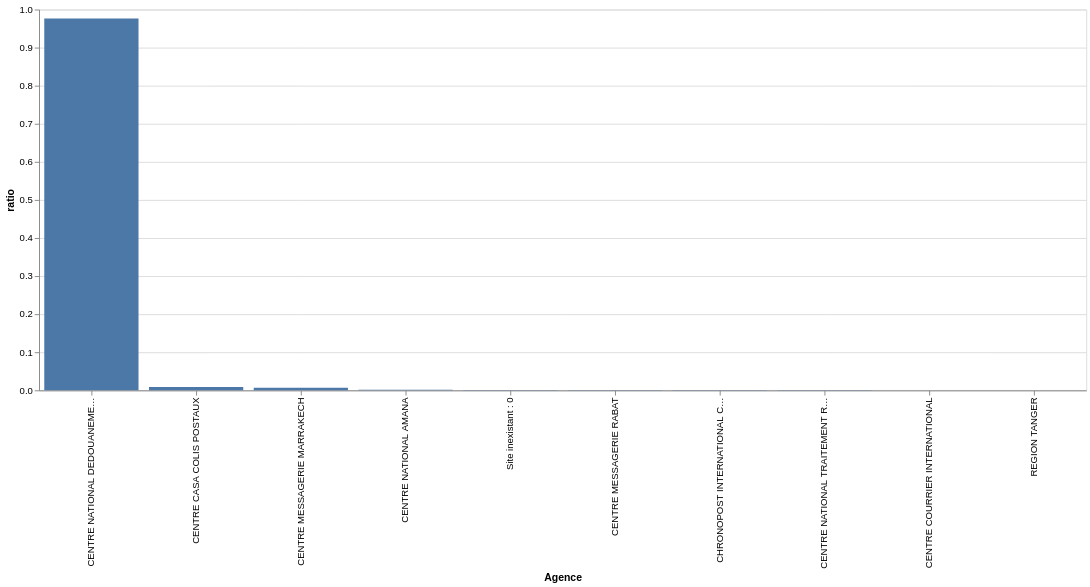

Notebook code cell kept with this figure:
### Code cell
# importlib.reload(lib)
lib.plot_ratio_bar_chart(
    operations,
    pl.col("Agence").last().over("id"),
    pl.col("id").unique().len(),
)

### Figure 1 — Vega specification as saved in the notebook (floating-point values rounded to 4 significant figures)
{"$schema": "https://vega.github.io/schema/vega/v6.json", "data": [{"name": "source_0", "values": [{"Agence": "CENTRE NATIONAL DEDOUANEMENT POSTAL", "count": 167977, "cum_count": 167977, "cum_ratio": 0.9761, "ratio": 0.9761, "ratio_end": 0.9761, "ratio_start": 0.0}, {"Agence": "CENTRE CASA COLIS POSTAUX", "count": 1479, "cum_count": 169456, "cum_ratio": 0.9847, "ratio": 0.008595, "ratio_end": 0.008595, "ratio_start": 0.0}, {"Agence": "CENTRE MESSAGERIE MARRAKECH", "count": 1166, "cum_count": 170622, "cum_ratio": 0.9915, "ratio": 0.006776, "ratio_end": 0.006776, "ratio_start": 0.0}, {"Agence": "CENTRE NATIONAL AMANA", "count": 312, "cum_count": 170934, "cum_ratio": 0.9933, "ratio": 0.001813, "ratio_end": 0.001813, "ratio_start": 0.0}, {"Agence": "Site inexistant : 0", "count": 178, "cum_count": 171112, "cum_ratio": 0.9943, "ratio": 0.001034, "ratio_end": 0.001034, "ratio_start": 0.0}, {"Agence": "CENTRE MESSAGERIE RABAT", "count": 164, "cum_count": 171276, "cum_ratio": 0.9953, "ratio": 0.000953, "ratio_end": 0.000953, "ratio_start": 0.0}, {"Agence": "CHRONOPOST INTERNATIONAL CASA", "count": 122, "cum_count": 171398, "cum_ratio": 0.996, "ratio": 0.0007089, "ratio_end": 0.0007089, "ratio_start": 0.0}, {"Agence": "CENTRE NATIONAL TRAITEMENT REBUTS", "count": 99, "cum_count": 171497, "cum_ratio": 0.9966, "ratio": 0.0005753, "ratio_end": 0.0005753, "ratio_start": 0.0}, {"Agence": "CENTRE COURRIER INTERNATIONAL", "count": 65, "cum_count": 171562, "cum_ratio": 0.997, "ratio": 0.0003777, "ratio_end": 0.0003777, "ratio_start": 0.0}, {"Agence": "REGION TANGER", "count": 58, "cum_count": 171620, "cum_ratio": 0.9973, "ratio": 0.000337, "ratio_end": 0.000337, "ratio_start": 0.0}]}, {"name": "source_0_x_domain_Agence", "values": [{"Agence": "CENTRE NATIONAL DEDOUANEMENT POSTAL"}, {"Agence": "CENTRE CASA COLIS POSTAUX"}, {"Agence": "CENTRE MESSAGERIE MARRAKECH"}, {"Agence": "CENTRE NATIONAL AMANA"}, {"Agence": "Site inexistant : 0"}, {"Agence": "CENTRE MESSAGERIE RABAT"}, {"Agence": "CHRONOPOST INTERNATIONAL CASA"}, {"Agence": "CENTRE NATIONAL TRAITEMENT REBUTS"}, {"Agence": "CENTRE COURRIER INTERNATIONAL"}, {"Agence": "REGION TANGER"}]}], "marks": [{"type": "rect", "name": "marks", "from": {"data": "source_0"}, "encode": {"update": {"fill": {"value": "#4c78a8"}, "x": {"field": "Agence", "scale": "x"}, "tooltip": {"signal": "{\"count\": format(datum[\"count\"], \"\"), \"cum_count\": format(datum[\"cum_count\"], \"\"), \"ratio\": format(datum[\"ratio\"], \"\"), \"cum_ratio\": format(datum[\"cum_ratio\"], \"\")}"}, "width": {"signal": "max(0.25, bandwidth('x'))"}, "y": {"field": "ratio_end", "scale": "y"}, "y2": {"field": "ratio_start", "scale": "y"}}}, "style": ["bar"]}], "scales": [{"name": "x", "type": "band", "domain": {"data": "source_0_x_domain_Agence", "field": "Agence"}, "range": [0, {"signal": "width"}], "paddingInner": 0.1, "paddingOuter": 0.05}, {"name": "y", "type": "linear", "domain": {"data": "source_0", "fields": ["ratio_start", "ratio_end"]}, "range": [{"signal": "height"}, 0], "nice": true, "zero": true}], "axes": [{"scale": "y", "tickCount": {"signal": "ceil(height/40)"}, "domain": false, "orient": "left", "minExtent": 0, "labels": false, "ticks": false, "maxExtent": 0, "grid": true, "zindex": 0, "aria": false, "gridScale": "x"}, {"scale": "x", "title": "Agence", "labelAlign": "right", "zindex": 0, "labelBaseline": "middle", "grid": false, "labelAngle": 270, "orient": "bottom"}, {"scale": "y", "orient": "left", "labelOverlap": true, "grid": false, "tickCount": {"signal": "ceil(height/40)"}, "zindex": 0, "title": "ratio"}], "background": "white", "height": 400, "padding": 5, "width": 1100, "style": "cell"}
